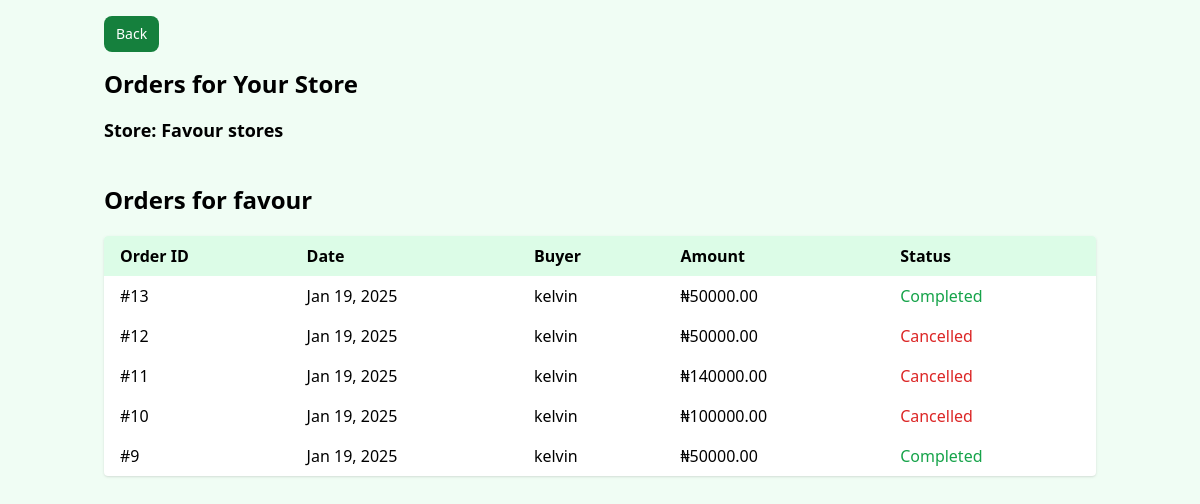
Before: /store_orders/ (signed in) with the older database file.
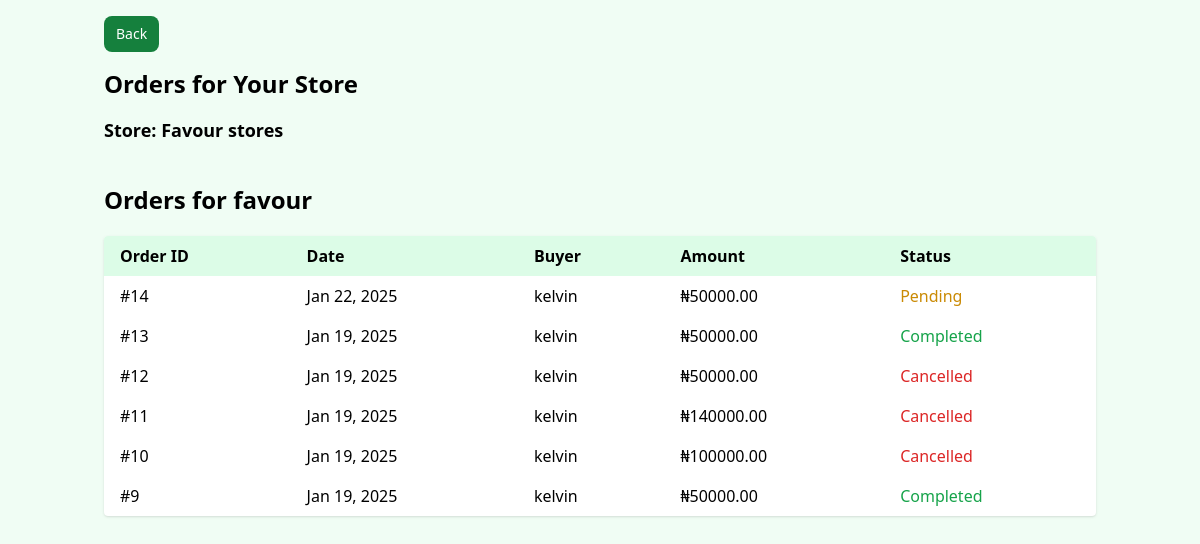
After: the same page with the newer database file.
### Store/models.py (models this page shows, shortened)
class Order(models.Model):
    PENDING = 'pending'
    COMPLETED = 'completed'
    CANCELLED = 'cancelled'
    ORDER_STATUS_CHOICES = [
        (PENDING, 'Pending'),
        (COMPLETED, 'Completed'),
        (CANCELLED, 'Cancelled'),
    ]
    buyer = models.ForeignKey(get_user_model(), related_name='orders_as_buyer', on_delete=models.CASCADE)
    seller = models.ForeignKey(get_user_model(), related_name='orders_as_seller', on_delete=models.CASCADE)
    amount = models.DecimalField(max_digits=10, decimal_places=2)  # Amount of the transaction
    status = models.CharField(max_length=20, choices=ORDER_STATUS_CHOICES, default=PENDING)
    created_at = models.DateTimeField(auto_now_add=True)
    updated_at = models.DateTimeField(auto_now=True)

### User/models.py (models this page shows, shortened)
class Account(AbstractBaseUser, PermissionsMixin):
    email = models.EmailField(unique=True)
    username = models.CharField(max_length=30, unique=True)
    role      = models.CharField(max_length=20, choices=ROLE_CHOICES, default='buyer')
    first_name = models.CharField(max_length=30, blank=True)
    last_name = models.CharField(max_length=30, blank=True)
    last_login	= models.DateTimeField(verbose_name='last login', auto_now=True)
    is_online = models.BooleanField(default=False)
    is_active = models.BooleanField(default=True)
    is_admin = models.BooleanField(default=False)
    is_staff = models.BooleanField(default=False)
    is_buyer = models.BooleanField(default=False)
    USERNAME_FIELD = 'email'
    REQUIRED_FIELDS = ['username',]
    objects = MyAccountManager()

### User/views.py (the view)
# urls.py: path("store_orders/", views.store_orders, name="store_orders"),
@login_required
def store_orders(request):
    try:
        store = Mystore.objects.get(owner=request.user)
        orders = Order.objects.filter(seller=request.user).order_by('-created_at')
    except Mystore.DoesNotExist:
        store = None
        orders = []
    return render(request, "User/store_orders.html", {"store": store, "orders": orders, })

### User/templates/User/store_orders.html (shortened to what this page needs)
<!DOCTYPE html>
<html lang="en">
<head>
    <script src="https://cdn.tailwindcss.com"></script>
</head>
<body class="bg-green-50 min-h-screen font-sans">
    <div class="flex h-screen">
<div class="container mx-auto p-4">
    <a href="{% url 'index' %}" class="inline-flex mb-4 items-center px-3 py-2 text-sm font-medium text-center text-white bg-green-700 rounded-lg hover:bg-green-800 focus:ring-4 focus:outline-none focus:ring-green-300 dark:bg-green-600 dark:hover:bg-green-700 dark:focus:ring-green-800">Back</a>
    <h2 class="text-2xl font-bold mb-4">Orders for Your Store</h2>
    {% if store %}
        <h3 class="text-lg font-semibold mb-4">Store: {{ store.name }}</h3>
    {% endif %}
<div class="container mx-auto mt-10">
    <h1 class="text-2xl font-bold mb-5">Orders for {{ request.user.username }}</h1>
    <div class="bg-white shadow rounded overflow-x-auto">
        <table class="min-w-full text-left">
            <thead class="bg-green-100">
                <tr>
                    <th class="py-2 px-4">Order ID</th>
                    <th class="py-2 px-4">Date</th>
                    <th class="py-2 px-4">Buyer</th>
                    <th class="py-2 px-4">Amount</th>
                    <th class="py-2 px-4">Status</th>
                </tr>
            </thead>
            <tbody>
                {% for order in orders %}
                <tr>
                    <td class="py-2 px-4">#{{ order.id }}</td>
                    <td class="py-2 px-4">{{ order.created_at|date:"M d, Y" }}</td>
                    <td class="py-2 px-4">{{ order.buyer.username }}</td>
                    <td class="py-2 px-4">₦{{ order.amount|floatformat:2 }}</td>
                    <td class="py-2 px-4">
                        {% if order.status == 'completed' %}
                        <span class="text-green-600">Completed</span>
                        {% elif order.status == 'pending' %}
                        <span class="text-yellow-600">Pending</span>
                        {% else %}
                        <span class="text-red-600">Cancelled</span>
                        {% endif %}
                    </td>
                </tr>
                {% empty %}
                <tr>
                    <td colspan="5" class="py-2 px-4 text-center text-gray-500">
                        No orders found for this store.
                    </td>
                </tr>
                {% endfor %}
            </tbody>
        </table>
    </div>
</div>
</div>
        </div>
</body>
</html>

Changed rows visible on the page:
added Order: id "14", created_at "Jan 22, 2025", buyer.username "kelvin", amount "50000.00", status "Pending"
